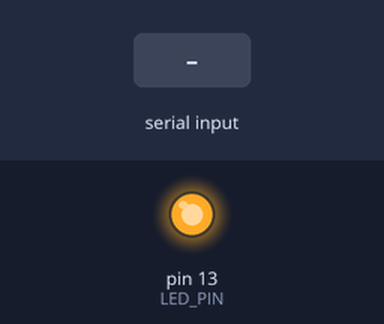
Recording of a sketch running on a simulated Arduino Uno, built with avr-gcc and run on an emulated ATmega328P. On the bench: output pins drawn as LEDs (lit = HIGH). The inputs (shaded band) are chosen by the test bench. What the sketch prints to the serial monitor is not drawn.

Above: at 1.3 s.
1.4 s: "0" received over the second serial link
At 2.1 s:
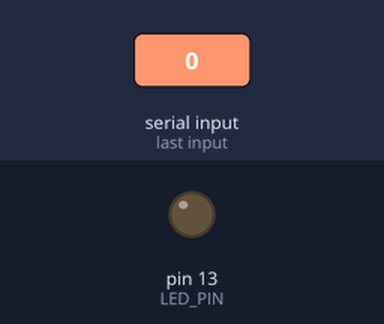
2.9 s: "1" received over the second serial link
At 3.3 s:
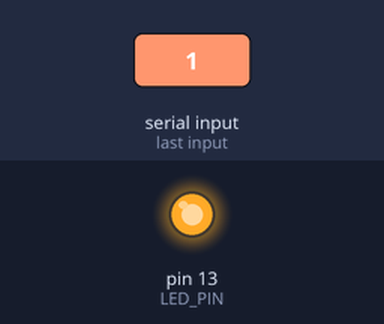
Timing chart, 0 to 5.9 s (numbered marks = the images above; inputs shaded):
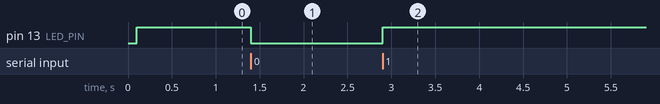

Measured:
- after the input at 1.4 s, pin 13 (LED_PIN): HIGH → LOW at once
- after the input at 2.9 s, pin 13 (LED_PIN): LOW → HIGH at once

The sketch:

light.ino
```cpp
#include <SoftwareSerial.h>
#define LED_PIN 13

SoftwareSerial fromESP(7, 8); //Rx, Tx

char inChar;
int swit = 1;
void setup()
{
  Serial.begin(115200);
  fromESP.begin(9600);
  delay(50);
  pinMode(LED_PIN, OUTPUT);
  delay(50);
  digitalWrite(LED_PIN, HIGH);
}

void loop()
{
  if (fromESP.available())
  {
    inChar = fromESP.read();
    Serial.print(inChar);
  }
  if (inChar == '0') {
    if (swit == 1) {
      digitalWrite(LED_PIN, LOW);
      Serial.println("更換為關閉");
      swit = 0;
    }
    Serial.println("已經為關閉");
  }
  if (inChar == '1') {
    if (swit == 0) {
      digitalWrite(LED_PIN, HIGH);
      Serial.println("更換為開啟");
      swit = 1;
    }
    Serial.println("已經為開啟");
  }

}
```
